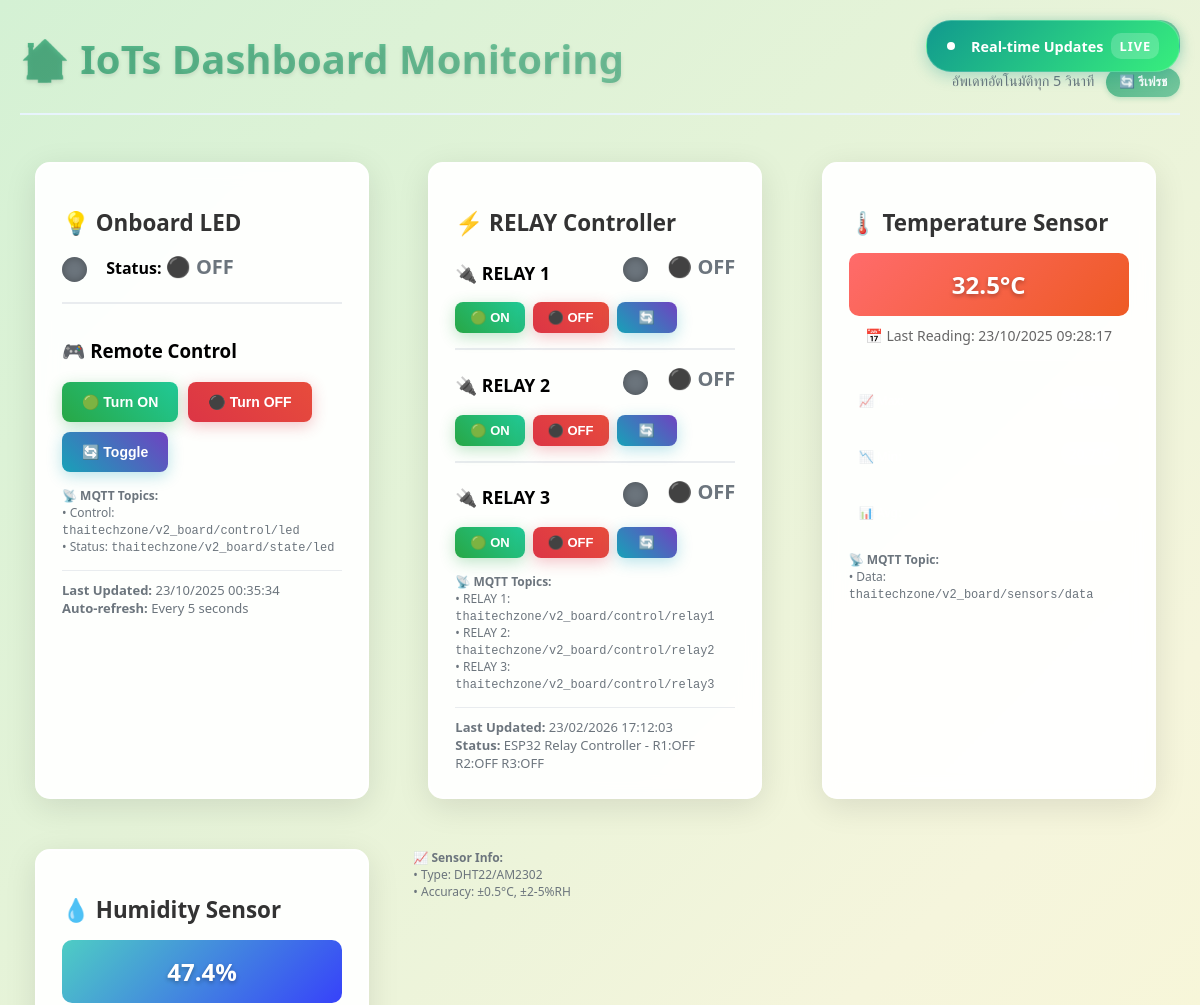
Page /complex/ (upper part) on the earlier database version.
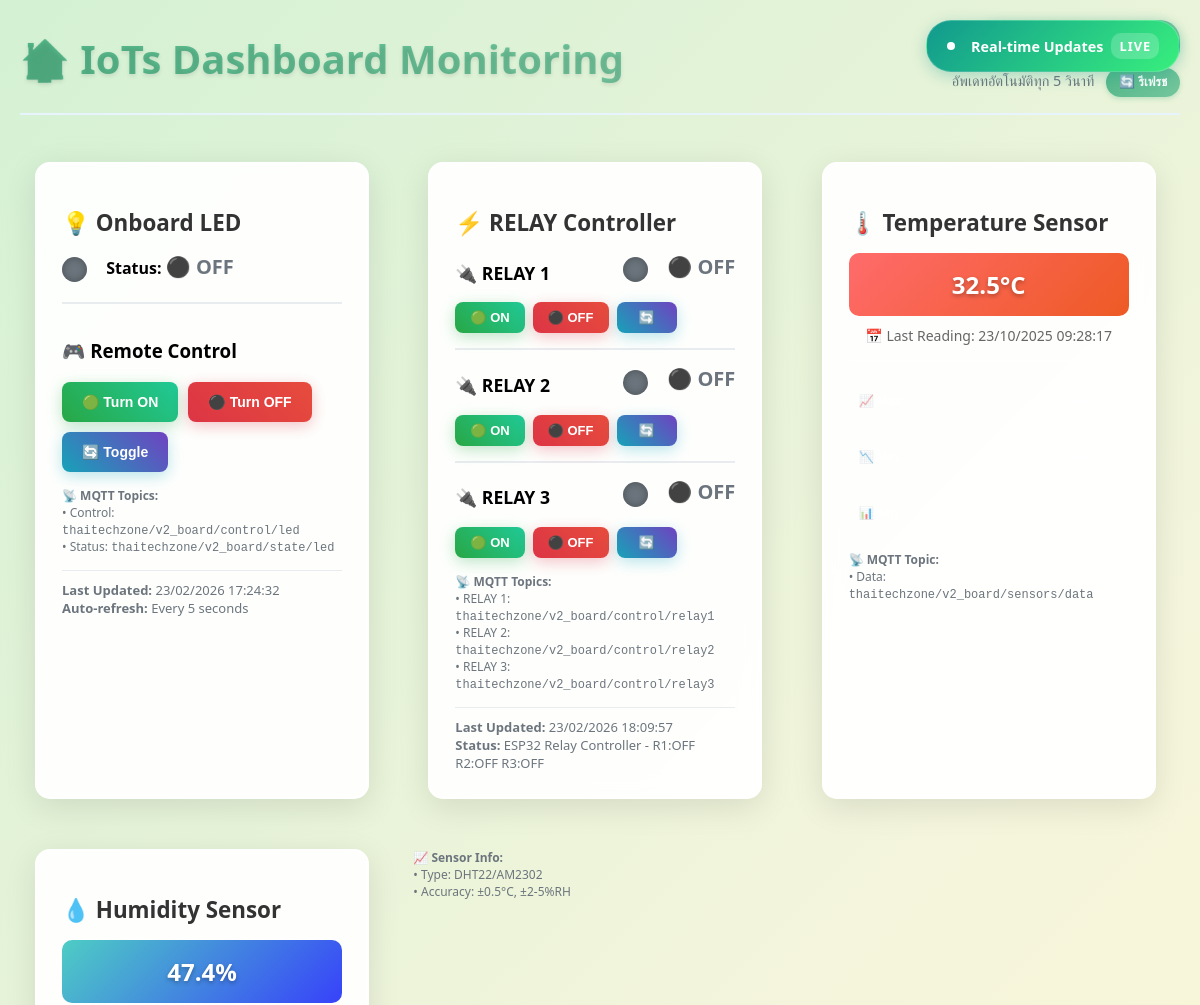
Same page on the later database version.
### iot_dashboard/models.py (models this page shows, shortened)
class Device(models.Model):
    name = models.CharField(max_length=100, unique=True)
    is_on = models.BooleanField(default=False)
    last_updated = models.DateTimeField(default=timezone.now)
    created_at = models.DateTimeField(default=timezone.now)

class Relay(models.Model):
    name = models.CharField(max_length=100, default="Relay Control")
    relay1_status = models.BooleanField(default=False, verbose_name="RELAY 1")
    relay2_status = models.BooleanField(default=False, verbose_name="RELAY 2")
    relay3_status = models.BooleanField(default=False, verbose_name="RELAY 3")
    last_updated = models.DateTimeField(default=timezone.now)
    created_at = models.DateTimeField(default=timezone.now)
    class Meta:
        verbose_name = "Relay Controller"
        verbose_name_plural = "Relay Controllers"
    def __str__(self):
        return f"{self.name} - R1:{'ON' if self.relay1_status else 'OFF'} R2:{'ON' if self.relay2_status else 'OFF'} R3:{'ON' if self.relay3_status else 'OFF'}"

class SensorData(models.Model):
    device_name = models.CharField(max_length=100, default="ESP32_DHT22")
    temperature = models.FloatField(null=True, blank=True)
    humidity = models.FloatField(null=True, blank=True)
    timestamp = models.DateTimeField(default=timezone.now)
    class Meta:
        ordering = ['-timestamp']
    def get_temperature_display(self):
        if self.temperature is not None:
            if self.temperature > 30:
                return f"🔥 {self.temperature:.1f}°C"
            elif self.temperature < 20:
                return f"❄️ {self.temperature:.1f}°C"
            else:
                return f"🌡️ {self.temperature:.1f}°C"
        return "📊 ไม่มีข้อมูล"
    def get_humidity_display(self):
        if self.humidity is not None:
            if self.humidity > 70:
                return f"💧 {self.humidity:.1f}%"
            elif self.humidity < 30:
                return f"🏜️ {self.humidity:.1f}%"
            else:
                return f"💨 {self.humidity:.1f}%"
        return "📊 ไม่มีข้อมูล"

### iot_dashboard/views.py (the view)
# urls.py: path('complex/', views.dashboard_view, name='dashboard'),
def dashboard_view(request):
    led_device, created = Device.objects.get_or_create(name="Onboard LED")
    relay_controller, created = Relay.objects.get_or_create(
        name="ESP32 Relay Controller",
        defaults={
            'relay1_status': False,
            'relay2_status': False,
            'relay3_status': False
        }
    )
    latest_sensor = SensorData.objects.order_by('-timestamp').first()
    recent_sensors = SensorData.objects.order_by('-timestamp')[:20]
    thai_tz = pytz.timezone('Asia/Bangkok')
    sensor_stats = {
        'total_readings': SensorData.objects.count(),
        'latest_temp': None,
        'latest_humidity': None,
        'temp_stats': {'min': 0, 'max': 0, 'avg': 0},
        'humidity_stats': {'min': 0, 'max': 0, 'avg': 0}
    }
    if latest_sensor:
        sensor_stats['latest_temp'] = latest_sensor.temperature
        sensor_stats['latest_humidity'] = latest_sensor.humidity
    temp_data = SensorData.objects.filter(temperature__isnull=False).order_by('-timestamp')[:50]
    if temp_data.exists():
        temps = [s.temperature for s in temp_data]
        sensor_stats['temp_stats'] = {
            'min': min(temps),
            'max': max(temps),
            'avg': sum(temps) / len(temps)
        }
    humidity_data = SensorData.objects.filter(humidity__isnull=False).order_by('-timestamp')[:50]
    if humidity_data.exists():
        humidities = [s.humidity for s in humidity_data]
        sensor_stats['humidity_stats'] = {
            'min': min(humidities),
            'max': max(humidities),
            'avg': sum(humidities) / len(humidities)
        }
    mqtt_manager = get_mqtt_manager()
    mqtt_status = mqtt_manager.get_status()
    context = {
        'led': led_device,
        'relay': relay_controller,
        'latest_sensor': latest_sensor,
        'recent_sensors': recent_sensors,  # Send original model objects
        'sensor_stats': sensor_stats,
        'mqtt_status': mqtt_status,
        'last_updated': timezone.now().astimezone(thai_tz).strftime("%d/%m/%Y %H:%M:%S"),
        'current_time': timezone.now().astimezone(thai_tz),
        'thai_tz': thai_tz,  # Send timezone for template use
    }
    return render(request, 'iot_dashboard/dashboard.html', context)

### iot_dashboard/templates/iot_dashboard/dashboard.html (shortened to what this page needs)
{% load static %}
{% load timezone_filters %}
<!DOCTYPE html>
<html lang="en">
<head>
    <link rel="stylesheet" type="text/css" href="{% static 'iot_dashboard/dashboard.css' %}">
</head>
<body>
    <div class="auto-refresh-indicator">
        <span class="refresh-dot"></span>Real-time Updates
        <span class="real-time-badge">LIVE</span>
    </div>
    <div class="dashboard-container">
        <div class="dashboard-header">
            <h1>🏠 IoTs Dashboard Monitoring</h1>
            <div class="header-info">
                <div class="datetime-display">
                    <span id="current-time">{{ last_updated }}</span>
                </div>
                <div class="update-status">
                    <span id="last-update" class="text-muted">อัพเดทอัตโนมัติทุก 5 วินาที</span>
                    <button onclick="refreshNow()" class="manual-refresh-btn" title="Refresh Now">
                        🔄 รีเฟรช
                    </button>
                </div>
            </div>
        </div>
        <div class="dashboard-grid">
            <div class="device">
                <h2>💡 {{ led.name }}</h2>
                <div class="status-indicator">
                    <span class="led-indicator {% if led.is_on %}led-on{% else %}led-off{% endif %}"></span>
                    Status:
                    {% if led.is_on %}
                        <span class="status-on">🟢 ON</span>
                    {% else %}
                        <span class="status-off">⚫ OFF</span>
                    {% endif %}
                </div>
                <div class="control-section">
                    <h3>🎮 Remote Control</h3>
                    <div class="control-buttons">
                        <form method="post" action="{% url 'control_led' %}" style="display: inline;">
                            <button type="submit" name="action" value="on" class="btn btn-success">
                                🟢 Turn ON
                            </button>
                        </form>
                        <form method="post" action="{% url 'control_led' %}" style="display: inline;">
                            <button type="submit" name="action" value="off" class="btn btn-danger">
                                ⚫ Turn OFF
                            </button>
                        </form>
                        <form method="post" action="{% url 'control_led' %}" style="display: inline;">
                            <button type="submit" name="action" value="toggle" class="btn btn-info">
                                🔄 Toggle
                            </button>
                        </form>
                    </div>
                    <div style="margin-top: 15px; font-size: 12px; color: #6c757d;">
                        <strong>📡 MQTT Topics:</strong><br>
                        • Control: <code>thaitechzone/v2_board/control/led</code><br>
                        • Status: <code>thaitechzone/v2_board/state/led</code>
                    </div>
                </div>
                <div class="last-updated">
                    <strong>Last Updated:</strong> {{ led.last_updated|thai_time_format:"%d/%m/%Y %H:%M:%S" }}<br>
                    <strong>Auto-refresh:</strong> Every 5 seconds
                </div>
            </div>
            <div class="device">
                <h2>⚡ RELAY Controller</h2>
                <div class="relay-control-item">
                    <div class="relay-header">
                        <h3 style="margin: 0; font-size: 1.1em;">🔌 RELAY 1</h3>
                        <div class="status-indicator">
                            <span class="led-indicator {% if relay.relay1_status %}led-on{% else %}led-off{% endif %}"></span>
                            {% if relay.relay1_status %}
                                <span class="status-on">🟢 ON</span>
                            {% else %}
                                <span class="status-off">⚫ OFF</span>
                            {% endif %}
                        </div>
                    </div>
                    <div class="control-buttons" style="margin-top: 10px;">
                        <form method="post" action="{% url 'control_relay' %}" style="display: inline;">
                            <button type="submit" name="action" value="on" class="btn btn-success btn-sm">
                                🟢 ON
                            </button>
                        </form>
                        <form method="post" action="{% url 'control_relay' %}" style="display: inline;">
                            <button type="submit" name="action" value="off" class="btn btn-danger btn-sm">
                                ⚫ OFF
                            </button>
                        </form>
                        <form method="post" action="{% url 'control_relay' %}" style="display: inline;">
                            <button type="submit" name="action" value="toggle" class="btn btn-info btn-sm">
                                🔄
                            </button>
                        </form>
                    </div>
                </div>
                <hr style="margin: 15px 0; border: 1px solid #e9ecef;">
                <div class="relay-control-item">
                    <div class="relay-header">
                        <h3 style="margin: 0; font-size: 1.1em;">🔌 RELAY 2</h3>
                        <div class="status-indicator">
                            <span class="led-indicator {% if relay.relay2_status %}led-on{% else %}led-off{% endif %}"></span>
                            {% if relay.relay2_status %}
                                <span class="status-on">🟢 ON</span>
                            {% else %}
                                <span class="status-off">⚫ OFF</span>
                            {% endif %}
                        </div>
                    </div>
                    <div class="control-buttons" style="margin-top: 10px;">
                        <form method="post" action="{% url 'control_relay' %}" style="display: inline;">
                            <button type="submit" name="action" value="on" class="btn btn-success btn-sm">
                                🟢 ON
                            </button>
                        </form>
                        <form method="post" action="{% url 'control_relay' %}" style="display: inline;">
                            <button type="submit" name="action" value="off" class="btn btn-danger btn-sm">
                                ⚫ OFF
                            </button>
                        </form>
                        <form method="post" action="{% url 'control_relay' %}" style="display: inline;">
                            <button type="submit" name="action" value="toggle" class="btn btn-info btn-sm">
                                🔄
                            </button>
                        </form>
                    </div>
                </div>
                <hr style="margin: 15px 0; border: 1px solid #e9ecef;">
                <div class="relay-control-item">
                    <div class="relay-header">
                        <h3 style="margin: 0; font-size: 1.1em;">🔌 RELAY 3</h3>
                        <div class="status-indicator">
                            <span class="led-indicator {% if relay.relay3_status %}led-on{% else %}led-off{% endif %}"></span>
                            {% if relay.relay3_status %}
                                <span class="status-on">🟢 ON</span>
                            {% else %}
                                <span class="status-off">⚫ OFF</span>
                            {% endif %}
                        </div>
                    </div>
                    <div class="control-buttons" style="margin-top: 10px;">
                        <form method="post" action="{% url 'control_relay' %}" style="display: inline;">
                            <button type="submit" name="action" value="on" class="btn btn-success btn-sm">
                                🟢 ON
                            </button>
                        </form>
                        <form method="post" action="{% url 'control_relay' %}" style="display: inline;">
                            <button type="submit" name="action" value="off" class="btn btn-danger btn-sm">
                                ⚫ OFF
                            </button>
                        </form>
                        <form method="post" action="{% url 'control_relay' %}" style="display: inline;">
                            <button type="submit" name="action" value="toggle" class="btn btn-info btn-sm">
                                🔄
                            </button>
                        </form>
                    </div>
                </div>
                <div style="margin-top: 15px; font-size: 12px; color: #6c757d;">
                    <strong>📡 MQTT Topics:</strong><br>
                    • RELAY 1: <code>thaitechzone/v2_board/control/relay1</code><br>
                    • RELAY 2: <code>thaitechzone/v2_board/control/relay2</code><br>
                    • RELAY 3: <code>thaitechzone/v2_board/control/relay3</code>
                </div>
                <div class="last-updated">
                    <strong>Last Updated:</strong> {{ relay.last_updated|thai_time_format:"%d/%m/%Y %H:%M:%S" }}<br>
                    <strong>Status:</strong> {{ relay }}
                </div>
            </div>
            <div class="sensor-card">
                <h2>🌡️ Temperature Sensor</h2>
                {% if latest_sensor and latest_sensor.temperature is not None %}
                    <div class="sensor-value temp-value" id="tempCurrent">
                        {{ latest_sensor.temperature }}°C
                    </div>
                    <div class="sensor-status">
                        📅 Last Reading: {{ latest_sensor.timestamp|thai_time_format:"%d/%m/%Y %H:%M:%S" }}
                    </div>
                {% endif %}
                <div class="sensor-stats">
                    <div class="stat-item">
                        <span class="stat-label">📈 Max:</span>
                        <span class="stat-value" id="tempMax">{{ sensor_stats.temp_stats.max|floatformat:1 }}°C</span>
                    </div>
                    <div class="stat-item">
                        <span class="stat-label">📉 Min:</span>
                        <span class="stat-value" id="tempMin">{{ sensor_stats.temp_stats.min|floatformat:1 }}°C</span>
                    </div>
                    <div class="stat-item">
                        <span class="stat-label">📊 Avg:</span>
                        <span class="stat-value" id="tempAvg">{{ sensor_stats.temp_stats.avg|floatformat:1 }}°C</span>
                    </div>
                </div>
                <div style="margin-top: 15px; font-size: 12px; color: #6c757d;">
                    <strong>📡 MQTT Topic:</strong><br>
                    • Data: <code>thaitechzone/v2_board/sensors/data</code>
                </div>
            </div>
            <div class="sensor-card">
                <h2>💧 Humidity Sensor</h2>
                {% if latest_sensor and latest_sensor.humidity is not None %}
                    <div class="sensor-value humidity-value" id="humCurrent">
                        {{ latest_sensor.humidity }}%
                    </div>
                {% endif %}
            </div>
                <div style="margin-top: 15px; font-size: 12px; color: #6c757d;">
                    <strong>📈 Sensor Info:</strong><br>
                    • Type: DHT22/AM2302<br>
                    • Accuracy: ±0.5°C, ±2-5%RH
                </div>
            </div>
        </div>
</body>
</html>

Differences in the rows shown:
changed Device "Onboard LED": last_updated|thai_time_format "23/10/2025 00:35:34" → "23/02/2026 17:24:32"
changed Relay "ESP32 Relay Controller - R1:OFF R2:OFF R3:OFF": last_updated|thai_time_format "23/02/2026 17:12:03" → "23/02/2026 18:09:57"
